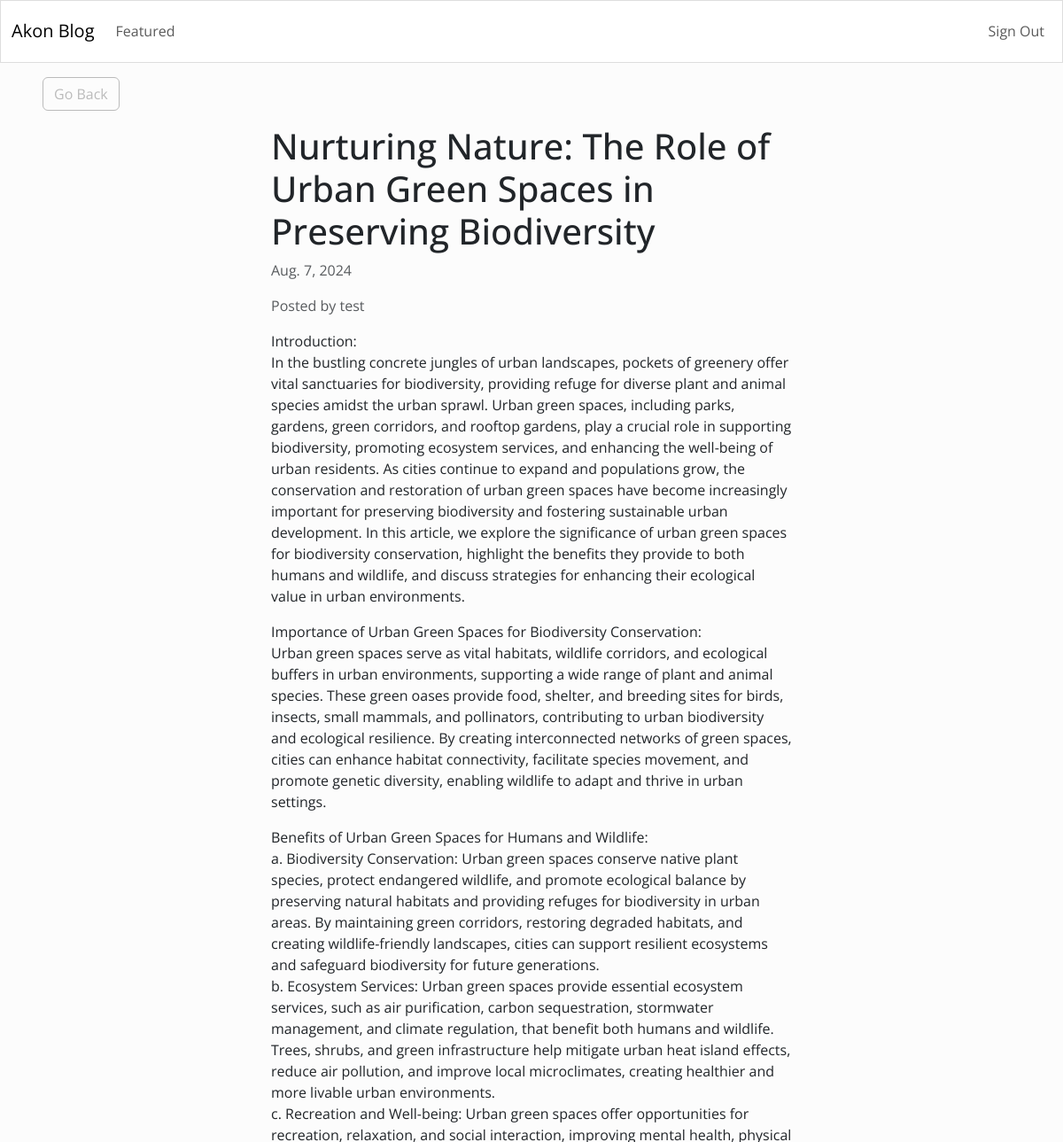
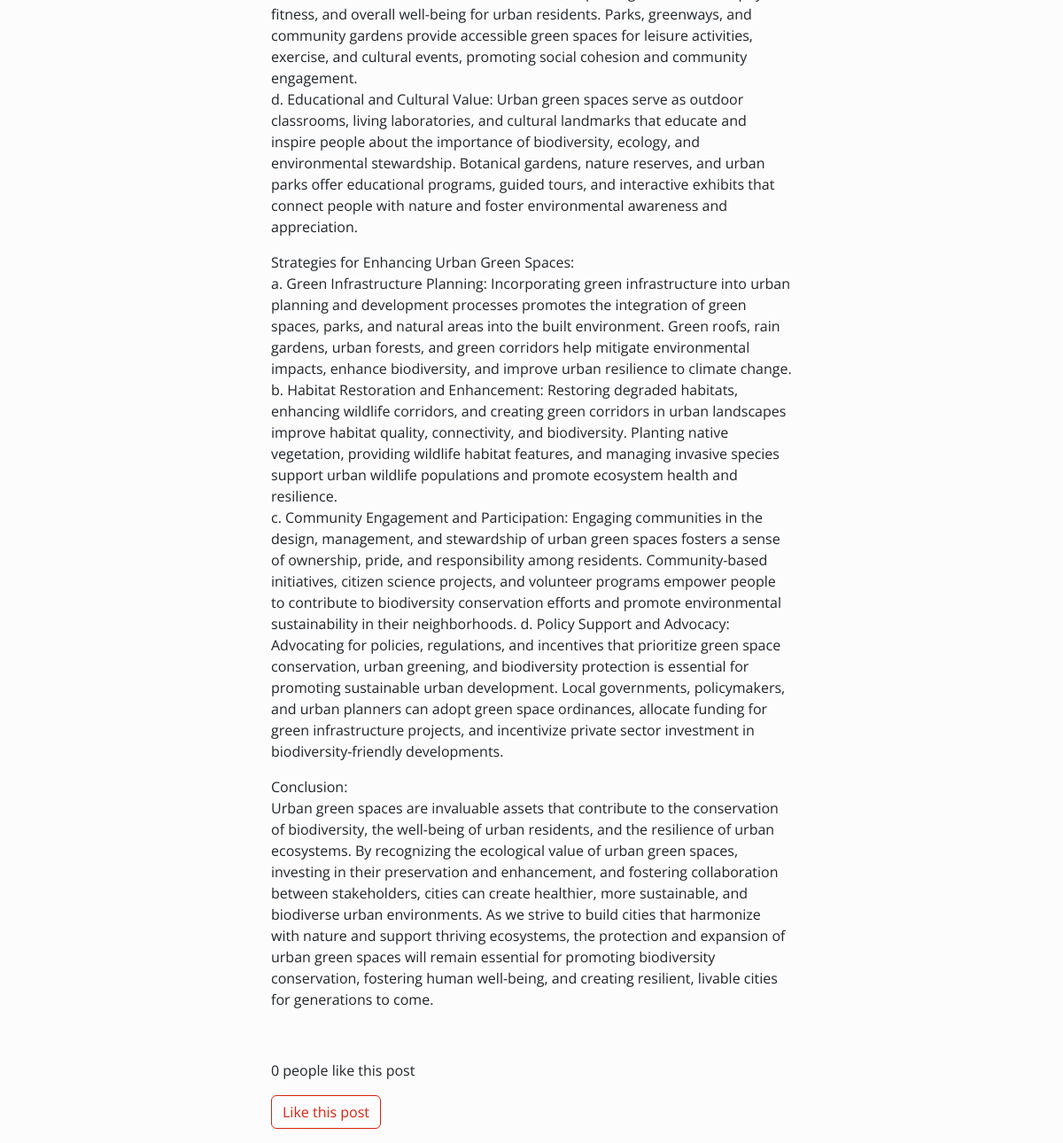
Screenshot of /article/2/ (signed in) with the database file from the repository (2 pictures, top to bottom).
### blog/models.py (models this page shows)
class Article(models.Model):
    title=models.CharField(max_length=255)
    content=HTMLField()
    date = models.DateField(auto_now_add=True)
    author = models.ForeignKey(User, on_delete=models.CASCADE)
    featured = models.BooleanField(default=False)
    likes = models.ManyToManyField(User, related_name='likes', blank=True)

### blog/views.py (the view)
# urls.py: path('article/<int:pk>/', DetailArticleView.as_view(), name='detail_article'),
class DetailArticleView(DetailView):
    model= Article
    template_name = 'blog/blog_post.html'
    def get_context_data(self, *args, **kwargs):
        context = super(DetailArticleView, self).get_context_data(*args, **kwargs)
        context['liked_by_user'] = False
        article = Article.objects.get(id=self.kwargs.get('pk'))
        if article.likes.filter(pk=self.request.user.id).exists():
            context['liked_by_user'] = True
        return context

### blog/templates/blog/blog_post.html (shortened to what this page needs)
{% extends 'blog/base.html' %}
{% block content %}
<div class="row">
    <div class="col-md-4 col-12 mx-md-5 mx-2 mt-md-3 my-3">
        <a class="btn btn-outline-secondary" href="{% url 'index' %}">Go Back</a>
    </div>
</div>
<div class="row">
    <div class="col-md-6 col-11 mx-md-auto mb-3 pb-2 mx-3">
        <h1>{{ object.title }}</h1>
        <p class="text-muted">{{ object.date }}</p>
        <p class="text-muted">Posted by {{ object.author.username }} </p>
        <div>
            {{ object.content|safe }}
        </div>
    </div>
</div>
<div class="row my-3">
    <div class="col-md-6 col-12 mx-md-auto mx-3">
    {% if object.likes.count == 1 %}
        <p>{{ object.likes.count }} person likes this post</p>
    {% else %}
        <p>{{ object.likes.count }} people like this post</p>
    {% endif %}
    {% if request.user.is_authenticated %}
        {% if liked_by_user %}
            <form method="POST" action="{% url 'like_article' object.id %}">
                {% csrf_token %}
                <button class="btn btn-outline-primary"><ion-icon name="heart-dislike-outline"></ion-icon> Unlike this post</button>
            </form>
        {% else %}
            <form method="POST" action="{% url 'like_article' object.id %}">
                <button class="btn btn-outline-primary"> Like this post</button>
            </form>
        {% endif %}
    {% else %}
        <button class="btn btn-outline-primary" disabled>Login to like this post</button>
    {% endif %}
    </div>
</div>
{% endblock content %}

### rows the page displays
Article: title "Nurturing Nature: The Role of Urban Green Spaces in Preserving Biodiversity", date "Aug. 7, 2024", author.username "test", content "Introduction: In the bustling concrete jungles of urban landscapes, pockets of greenery offer vital sanctuaries for biodiversity, providing refuge for diverse plant and animal species amidst the urban sprawl. Urban green spaces, including parks, gardens, green corridors, and rooftop gardens, play a crucial role in supporting biodiversity, promoting ecosystem services, and enhancing the well-being of urban residents. As cities continue to expand and populations grow, the conservation and restoration of urban green spaces have become increasingly important for preserving biodiversity and fostering sustainable urban development. In this article, we explore the significance of urban green…", likes.count "0"
